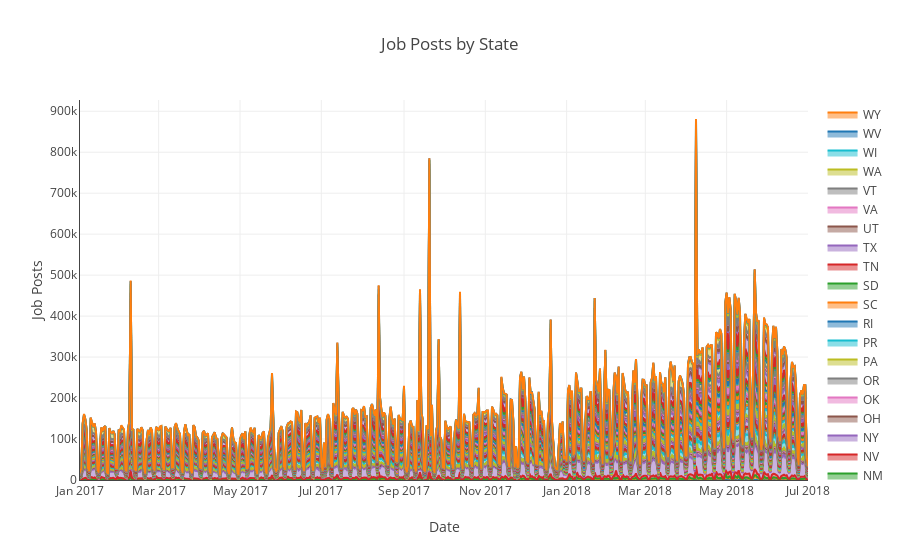

Notebook cell for this chart:
### Code cell
layout = go.Layout(title='Job Posts by State',
                   xaxis=dict(autorange=True, showgrid=True, zeroline=False, showline=True, showticklabels=True, title='Date'),
                   yaxis=dict(autorange=True, showgrid=True, zeroline=True, showline=True, showticklabels=True, title='Job Posts'))

data = [go.Scatter(x=by_state.loc[state]['posted_date'], y=by_state.loc[state]['posts'],
                   name=state, stackgroup='none', hoverinfo='name+y') for state in states]

fig = go.Figure(data=data, layout=layout)

py.plot(fig, filename='plots/state_posts_over_time.html', auto_open=False)
py.iplot(fig)

### Figure 1 — Plotly figure (JSON) as saved in the notebook; plotly's stock layout.template omitted (floating-point values rounded to 4 significant figures; data arrays with more than 128 entries replaced by an {"elided": "..."} marker saying what was removed)
{"data": [{"hoverinfo": "name+y", "name": "AK", "stackgroup": "none", "type": "scatter", "uid": "013ce372-9ece-482d-aa2b-241997e9e621", "x": {"elided": "538 str values"}, "y": {"elided": "538 int values"}}, {"hoverinfo": "name+y", "name": "AL", "stackgroup": "none", "type": "scatter", "uid": "0a96ee6d-60e6-4498-b19a-d30ceb5c0b8c", "x": {"elided": "547 str values"}, "y": {"elided": "547 int values"}}, {"hoverinfo": "name+y", "name": "AR", "stackgroup": "none", "type": "scatter", "uid": "9a03f52d-39b3-4913-b1ce-81a6a4b82faa", "x": {"elided": "547 str values"}, "y": {"elided": "547 int values"}}, {"hoverinfo": "name+y", "name": "AZ", "stackgroup": "none", "type": "scatter", "uid": "4a7d8ed3-a108-4cfc-a192-8341b6285c36", "x": {"elided": "547 str values"}, "y": {"elided": "547 int values"}}, {"hoverinfo": "name+y", "name": "CA", "stackgroup": "none", "type": "scatter", "uid": "a3646a62-bfac-4532-944b-851435bda599", "x": {"elided": "547 str values"}, "y": {"elided": "547 int values"}}, {"hoverinfo": "name+y", "name": "CO", "stackgroup": "none", "type": "scatter", "uid": "c8e017e7-4cdc-4e73-bb66-35301c379651", "x": {"elided": "547 str values"}, "y": {"elided": "547 int values"}}, {"hoverinfo": "name+y", "name": "CT", "stackgroup": "none", "type": "scatter", "uid": "57fb53af-81d8-48b9-a2b7-5303c249bb93", "x": {"elided": "547 str values"}, "y": {"elided": "547 int values"}}, {"hoverinfo": "name+y", "name": "DC", "stackgroup": "none", "type": "scatter", "uid": "1a6cbfcf-d8e3-416e-a234-f36bd316277a", "x": {"elided": "543 str values"}, "y": {"elided": "543 int values"}}, {"hoverinfo": "name+y", "name": "DE", "stackgroup": "none", "type": "scatter", "uid": "d57bb1b7-8d7e-4ecc-bc38-ac49f7d37a34", "x": {"elided": "537 str values"}, "y": {"elided": "537 int values"}}, {"hoverinfo": "name+y", "name": "FL", "stackgroup": "none", "type": "scatter", "uid": "f727f286-56ba-4527-85b4-137620fbc190", "x": {"elided": "547 str values"}, "y": {"elided": "547 int values"}}, {"hoverinfo": "name+y", "name": "GA", "stackgroup": "none", "type": "scatter", "uid": "045ed5e9-a22e-48f5-a231-1f443137e7f9", "x": {"elided": "547 str values"}, "y": {"elided": "547 int values"}}, {"hoverinfo": "name+y", "name": "HI", "stackgroup": "none", "type": "scatter", "uid": "5c8194bd-3094-44fb-8eb4-7eeb06149d93", "x": {"elided": "543 str values"}, "y": {"elided": "543 int values"}}, {"hoverinfo": "name+y", "name": "IA", "stackgroup": "none", "type": "scatter", "uid": "d66e1042-9168-4209-9de3-0aa08649f948", "x": {"elided": "547 str values"}, "y": {"elided": "547 int values"}}, {"hoverinfo": "name+y", "name": "ID", "stackgroup": "none", "type": "scatter", "uid": "68488638-02b2-4a04-ac63-33c5f115f6dc", "x": {"elided": "547 str values"}, "y": {"elided": "547 int values"}}, {"hoverinfo": "name+y", "name": "IL", "stackgroup": "none", "type": "scatter", "uid": "b718668c-1f9a-403a-9d6c-13b90b28275d", "x": {"elided": "547 str values"}, "y": {"elided": "547 int values"}}, {"hoverinfo": "name+y", "name": "IN", "stackgroup": "none", "type": "scatter", "uid": "6ca348d1-1198-4e18-95d1-718c40664d2b", "x": {"elided": "547 str values"}, "y": {"elided": "547 int values"}}, {"hoverinfo": "name+y", "name": "KS", "stackgroup": "none", "type": "scatter", "uid": "9a77de20-3629-457d-b015-3d0775e01ce8", "x": {"elided": "546 str values"}, "y": {"elided": "546 int values"}}, {"hoverinfo": "name+y", "name": "KY", "stackgroup": "none", "type": "scatter", "uid": "5ff681fe-0e2e-4e62-a688-088a9288e6d0", "x": {"elided": "547 str values"}, "y": {"elided": "547 int values"}}, {"hoverinfo": "name+y", "name": "LA", "stackgroup": "none", "type": "scatter", "uid": "1fe01913-a8f8-4243-8020-d7ae42002926", "x": {"elided": "547 str values"}, "y": {"elided": "547 int values"}}, {"hoverinfo": "name+y", "name": "MA", "stackgroup": "none", "type": "scatter", "uid": "ac351403-d46c-4cc3-9931-a1bdf8b4c30d", "x": {"elided": "547 str values"}, "y": {"elided": "547 int values"}}, {"hoverinfo": "name+y", "name": "MD", "stackgroup": "none", "type": "scatter", "uid": "3125abec-0698-4ff6-aa3b-6d8689c530c8", "x": {"elided": "547 str values"}, "y": {"elided": "547 int values"}}, {"hoverinfo": "name+y", "name": "ME", "stackgroup": "none", "type": "scatter", "uid": "8f183c7e-3e5a-4b48-b819-4cd0489969d1", "x": {"elided": "545 str values"}, "y": {"elided": "545 int values"}}, {"hoverinfo": "name+y", "name": "MI", "stackgroup": "none", "type": "scatter", "uid": "13db7f56-f7a0-4a4c-8765-ddaf134ef767", "x": {"elided": "547 str values"}, "y": {"elided": "547 int values"}}, {"hoverinfo": "name+y", "name": "MN", "stackgroup": "none", "type": "scatter", "uid": "c76e6459-30f8-48b0-8c7c-0fe628caa462", "x": {"elided": "547 str values"}, "y": {"elided": "547 int values"}}, {"hoverinfo": "name+y", "name": "MO", "stackgroup": "none", "type": "scatter", "uid": "42816b8f-258e-43ae-bad6-8fc524e2b987", "x": {"elided": "547 str values"}, "y": {"elided": "547 int values"}}, {"hoverinfo": "name+y", "name": "MS", "stackgroup": "none", "type": "scatter", "uid": "688067a5-7cb5-48d0-90ed-7dbc9906fd54", "x": {"elided": "546 str values"}, "y": {"elided": "546 int values"}}, {"hoverinfo": "name+y", "name": "MT", "stackgroup": "none", "type": "scatter", "uid": "95ac4753-eda8-499b-84d6-47c6f2ccb4d1", "x": {"elided": "540 str values"}, "y": {"elided": "540 int values"}}, {"hoverinfo": "name+y", "name": "NC", "stackgroup": "none", "type": "scatter", "uid": "5e6a5edf-a2dc-48ec-987f-4c3b3df17bc4", "x": {"elided": "547 str values"}, "y": {"elided": "547 int values"}}, {"hoverinfo": "name+y", "name": "ND", "stackgroup": "none", "type": "scatter", "uid": "3fe3ddfa-74cf-4091-8a9a-f01050827095", "x": {"elided": "546 str values"}, "y": {"elided": "546 int values"}}, {"hoverinfo": "name+y", "name": "NE", "stackgroup": "none", "type": "scatter", "uid": "bd75679f-b90a-44c5-8058-154f6578b39d", "x": {"elided": "546 str values"}, "y": {"elided": "546 int values"}}, {"hoverinfo": "name+y", "name": "NH", "stackgroup": "none", "type": "scatter", "uid": "0e2e235d-96f1-4a9c-8895-2c171986e3a4", "x": {"elided": "545 str values"}, "y": {"elided": "545 int values"}}, {"hoverinfo": "name+y", "name": "NJ", "stackgroup": "none", "type": "scatter", "uid": "21af2911-0d77-4c81-98f9-37e5ff757ca5", "x": {"elided": "547 str values"}, "y": {"elided": "547 int values"}}, {"hoverinfo": "name+y", "name": "NM", "stackgroup": "none", "type": "scatter", "uid": "7a3f5705-0121-46fe-949b-550c93368012", "x": {"elided": "547 str values"}, "y": {"elided": "547 int values"}}, {"hoverinfo": "name+y", "name": "NV", "stackgroup": "none", "type": "scatter", "uid": "43f97c72-6c47-4407-9279-06158ab36ca6", "x": {"elided": "546 str values"}, "y": {"elided": "546 int values"}}, {"hoverinfo": "name+y", "name": "NY", "stackgroup": "none", "type": "scatter", "uid": "97b34e60-62ce-4508-9708-c44c61e22b61", "x": {"elided": "547 str values"}, "y": {"elided": "547 int values"}}, {"hoverinfo": "name+y", "name": "OH", "stackgroup": "none", "type": "scatter", "uid": "49af512a-8d08-4bde-98a3-077b1f1a3c0e", "x": {"elided": "547 str values"}, "y": {"elided": "547 int values"}}, {"hoverinfo": "name+y", "name": "OK", "stackgroup": "none", "type": "scatter", "uid": "c563d5f8-10a8-4932-b444-dab1163b81bf", "x": {"elided": "547 str values"}, "y": {"elided": "547 int values"}}, {"hoverinfo": "name+y", "name": "OR", "stackgroup": "none", "type": "scatter", "uid": "33660aff-7a5e-4894-97eb-62d4702b238d", "x": {"elided": "547 str values"}, "y": {"elided": "547 int values"}}, {"hoverinfo": "name+y", "name": "PA", "stackgroup": "none", "type": "scatter", "uid": "e71f73da-e583-48d2-afd2-2e5c2409de41", "x": {"elided": "547 str values"}, "y": {"elided": "547 int values"}}, {"hoverinfo": "name+y", "name": "PR", "stackgroup": "none", "type": "scatter", "uid": "51aec430-e198-4d4d-840e-4ca31c85ca48", "x": {"elided": "249 str values"}, "y": {"elided": "249 int values"}}, {"hoverinfo": "name+y", "name": "RI", "stackgroup": "none", "type": "scatter", "uid": "82272372-9f69-4b99-a47b-9c8f15fcafca", "x": {"elided": "544 str values"}, "y": {"elided": "544 int values"}}, {"hoverinfo": "name+y", "name": "SC", "stackgroup": "none", "type": "scatter", "uid": "eb069e11-2ee3-45c2-a738-333582fa3fb4", "x": {"elided": "547 str values"}, "y": {"elided": "547 int values"}}, {"hoverinfo": "name+y", "name": "SD", "stackgroup": "none", "type": "scatter", "uid": "370f5a37-dcfc-4116-b8a5-6cb99f9a0e87", "x": {"elided": "530 str values"}, "y": {"elided": "530 int values"}}, {"hoverinfo": "name+y", "name": "TN", "stackgroup": "none", "type": "scatter", "uid": "5bafdc22-ca7d-47c8-8482-73e6626314c5", "x": {"elided": "547 str values"}, "y": {"elided": "547 int values"}}, {"hoverinfo": "name+y", "name": "TX", "stackgroup": "none", "type": "scatter", "uid": "8a767efb-f44b-4220-a4d8-68fa9c4ce204", "x": {"elided": "547 str values"}, "y": {"elided": "547 int values"}}, {"hoverinfo": "name+y", "name": "UT", "stackgroup": "none", "type": "scatter", "uid": "9385ff35-c7e9-4dd0-8d4a-2b9e70d69d57", "x": {"elided": "547 str values"}, "y": {"elided": "547 int values"}}, {"hoverinfo": "name+y", "name": "VA", "stackgroup": "none", "type": "scatter", "uid": "7e5a8932-71a7-4e6f-836f-03f226f73cb3", "x": {"elided": "547 str values"}, "y": {"elided": "547 int values"}}, {"hoverinfo": "name+y", "name": "VT", "stackgroup": "none", "type": "scatter", "uid": "c9c099e5-ac19-4172-9c62-ae7632cda3d7", "x": {"elided": "518 str values"}, "y": {"elided": "518 int values"}}, {"hoverinfo": "name+y", "name": "WA", "stackgroup": "none", "type": "scatter", "uid": "76a46fbc-b815-4640-90ec-5ab766f9d442", "x": {"elided": "547 str values"}, "y": {"elided": "547 int values"}}, {"hoverinfo": "name+y", "name": "WI", "stackgroup": "none", "type": "scatter", "uid": "0f4de3ec-0aab-4814-9f6e-7f50f6cb56cb", "x": {"elided": "547 str values"}, "y": {"elided": "547 int values"}}, {"hoverinfo": "name+y", "name": "WV", "stackgroup": "none", "type": "scatter", "uid": "6e86bd77-2684-42fb-9c69-649eabdda833", "x": {"elided": "545 str values"}, "y": {"elided": "545 int values"}}, {"hoverinfo": "name+y", "name": "WY", "stackgroup": "none", "type": "scatter", "uid": "2e19dbaa-57cb-47bd-8986-bed716ee55a2", "x": {"elided": "532 str values"}, "y": {"elided": "532 int values"}}], "layout": {"title": {"text": "Job Posts by State"}, "xaxis": {"autorange": true, "showgrid": true, "showline": true, "showticklabels": true, "title": {"text": "Date"}, "zeroline": false}, "yaxis": {"autorange": true, "showgrid": true, "showline": true, "showticklabels": true, "title": {"text": "Job Posts"}, "zeroline": true}}}
